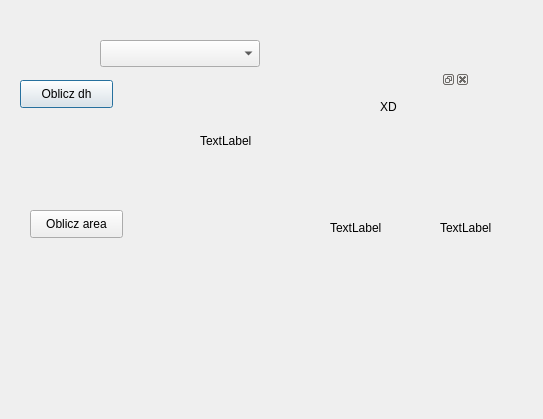
<?xml version="1.0" encoding="UTF-8"?>
<ui version="4.0">
 <class>SzybkaWtyczkaDialogBase</class>
 <widget class="QDialog" name="SzybkaWtyczkaDialogBase">
  <property name="geometry">
   <rect>
    <x>0</x>
    <y>0</y>
    <width>543</width>
    <height>419</height>
   </rect>
  </property>
  <property name="windowTitle">
   <string>Szybka Wtyczka</string>
  </property>
  <widget class="QPushButton" name="pushButton_calc_dh">
   <property name="geometry">
    <rect>
     <x>20</x>
     <y>80</y>
     <width>93</width>
     <height>28</height>
    </rect>
   </property>
   <property name="text">
    <string>Oblicz dh</string>
   </property>
  </widget>
  <widget class="QgsMapLayerComboBox" name="mMapLayerComboBox">
   <property name="geometry">
    <rect>
     <x>100</x>
     <y>40</y>
     <width>160</width>
     <height>27</height>
    </rect>
   </property>
  </widget>
  <widget class="QLabel" name="label_dh_results">
   <property name="geometry">
    <rect>
     <x>200</x>
     <y>90</y>
     <width>55</width>
     <height>101</height>
    </rect>
   </property>
   <property name="text">
    <string>TextLabel</string>
   </property>
  </widget>
  <widget class="QDockWidget" name="dockWidget">
   <property name="geometry">
    <rect>
     <x>350</x>
     <y>70</y>
     <width>120</width>
     <height>80</height>
    </rect>
   </property>
   <widget class="QWidget" name="dockWidgetContents">
    <widget class="QLabel" name="label">
     <property name="geometry">
      <rect>
       <x>30</x>
       <y>10</y>
       <width>55</width>
       <height>16</height>
      </rect>
     </property>
     <property name="text">
      <string>XD</string>
     </property>
    </widget>
   </widget>
  </widget>
  <widget class="QLabel" name="label_2">
   <property name="geometry">
    <rect>
     <x>440</x>
     <y>220</y>
     <width>55</width>
     <height>16</height>
    </rect>
   </property>
   <property name="text">
    <string>TextLabel</string>
   </property>
  </widget>
  <widget class="QLabel" name="label_3_area_result">
   <property name="geometry">
    <rect>
     <x>330</x>
     <y>220</y>
     <width>55</width>
     <height>16</height>
    </rect>
   </property>
   <property name="text">
    <string>TextLabel</string>
   </property>
  </widget>
  <widget class="QPushButton" name="pushButton_calc_area">
   <property name="geometry">
    <rect>
     <x>30</x>
     <y>210</y>
     <width>93</width>
     <height>28</height>
    </rect>
   </property>
   <property name="text">
    <string>Oblicz area</string>
   </property>
  </widget>
 </widget>
 <customwidgets>
  <customwidget>
   <class>QgsMapLayerComboBox</class>
   <extends>QComboBox</extends>
   <header>qgsmaplayercombobox.h</header>
  </customwidget>
 </customwidgets>
 <resources/>
 <connections/>
</ui>
